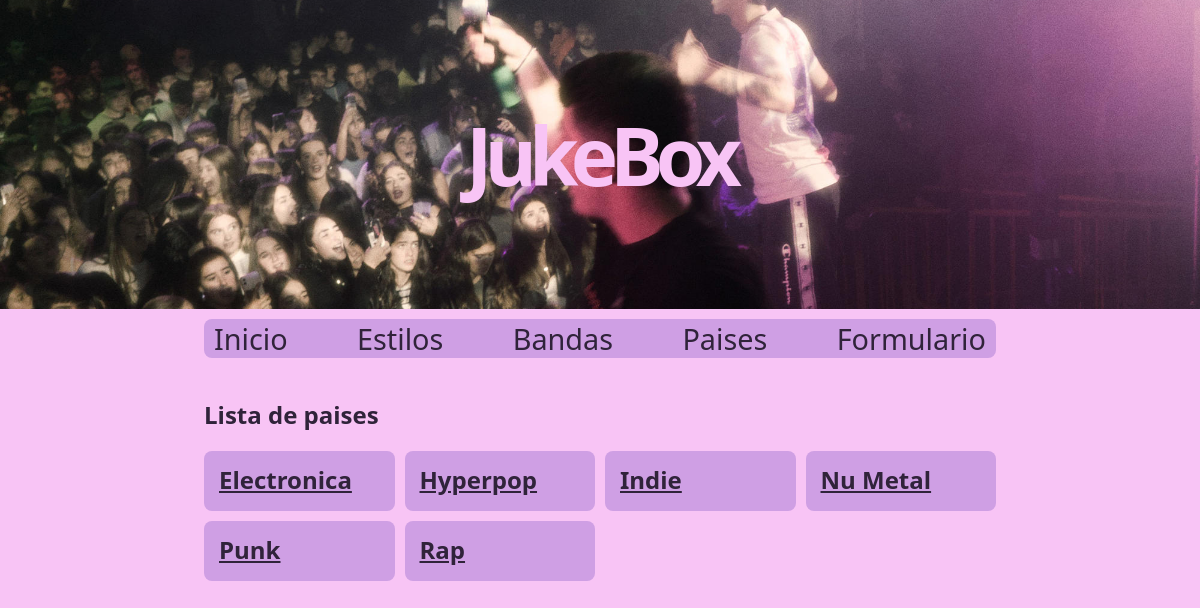
Before: /estilos with the older database file.
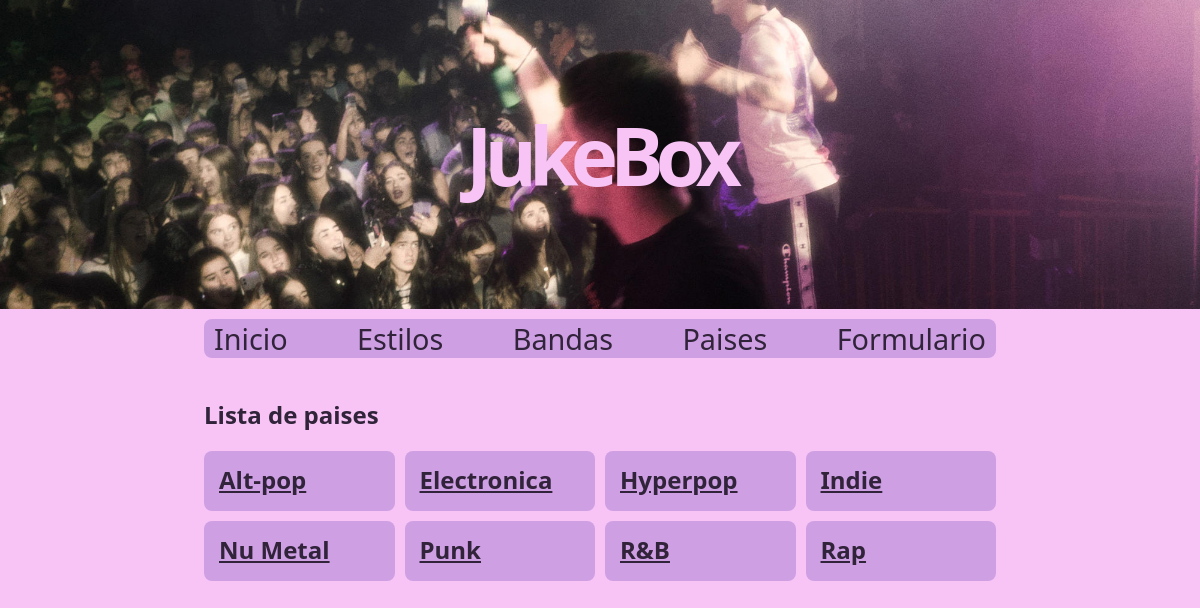
After: the same page with the newer database file.
### appJukeBox/models.py (models this page shows, shortened)
class Estilo(models.Model):
    nombre = models.CharField(max_length=50)
    descripcion = models.TextField()

### appJukeBox/views.py (the view)
# urls.py: path('estilos', views.index_estilos, name='estilos'),
def index_estilos(request):
	estilos = get_list_or_404(Estilo.objects.order_by('nombre'))
	context = {'estilos': estilos}
	return render(request, 'estilos.html', context)

### appJukeBox/templates/estilos.html (shortened to what this page needs)
{% extends "base.html" %}
{% block contenido %}
    <h2>Lista de paises</h2>
    <section class="container">
        {% if estilos %}
            {% for e in estilos %}
            <div class="card">
                <div class="card-content">
                    <h2>
                        <a href="/estilos/{{ e.id }}">{{ e.nombre}}</a>
                    </h2>
                </div>
            </div>
            {% endfor %}
        {% else %}
            <p>No hay paises añadidos.</p>
        {% endif %}
    </section>
{% endblock %}

Changed rows visible on the page:
added Estilo: nombre "Alt-pop"
added Estilo: nombre "R&B"
